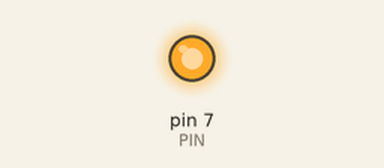
This sketch was run on a simulated Arduino Uno, built with avr-gcc and run on an emulated ATmega328P. On the bench: output pins drawn as LEDs (lit = HIGH).

Above: at 0.9 s.
At 12.48 s:
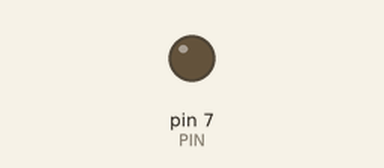
Timing chart, 0 to 17.2 s (numbered marks = the images above):
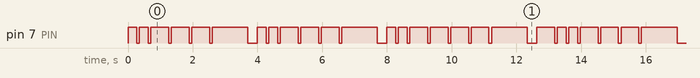

The sketch:

happy-birthday.ino
```cpp
#define PIN 7
void setup() {
  // put your setup code here, to run once:
  pinMode(PIN, OUTPUT);
}

void loop() {
  // put your main code here, to run repeatedly:
  digitalWrite(PIN, HIGH);
  delay(275);
  digitalWrite(PIN, LOW);
  delay(80);
  digitalWrite(PIN, HIGH);
  delay(275);
  digitalWrite(PIN, LOW);
  delay(80);
  digitalWrite(PIN, HIGH);
  delay(550);
  digitalWrite(PIN, LOW);
  delay(80);
  digitalWrite(PIN, HIGH);
  delay(550);
  digitalWrite(PIN, LOW);
  delay(80);
  digitalWrite(PIN, HIGH);
  delay(550);
  digitalWrite(PIN, LOW);
  delay(80);
  digitalWrite(PIN, HIGH);
  delay(1100);
  digitalWrite(PIN, LOW);
  delay(300);
  digitalWrite(PIN, HIGH);
  delay(275);
  digitalWrite(PIN, LOW);
  delay(80);
  digitalWrite(PIN, HIGH);
  delay(275);
  digitalWrite(PIN, LOW);
  delay(80);
  digitalWrite(PIN, HIGH);
  delay(550);
  digitalWrite(PIN, LOW);
  delay(80);
  digitalWrite(PIN, HIGH);
  delay(550);
  digitalWrite(PIN, LOW);
  delay(80);
  digitalWrite(PIN, HIGH);
  delay(550);
  digitalWrite(PIN, LOW);
  delay(80);
  digitalWrite(PIN, HIGH);
  delay(1100);
  digitalWrite(PIN, LOW);
  delay(300);
  digitalWrite(PIN, HIGH);
  delay(275);
  digitalWrite(PIN, LOW);
  delay(80);
  digitalWrite(PIN, HIGH);
  delay(275);
  digitalWrite(PIN, LOW);
  delay(80);
  digitalWrite(PIN, HIGH);
  delay(550);
  digitalWrite(PIN, LOW);
  delay(80);
  digitalWrite(PIN, HIGH);
  delay(550);
  digitalWrite(PIN, LOW);
  delay(80);
  digitalWrite(PIN, HIGH);
  delay(550);
  digitalWrite(PIN, LOW);
  delay(80);
  digitalWrite(PIN, HIGH);
  delay(550);
  digitalWrite(PIN, LOW);
  delay(80);
  digitalWrite(PIN, HIGH);
  delay(1100);
  digitalWrite(PIN, LOW);
  delay(300);
  digitalWrite(PIN, HIGH);
  delay(550);
  digitalWrite(PIN, LOW);
  delay(80);
}
```

Measured:
- by itself, pin 7 (PIN): moves between LOW and HIGH, repeating every 13.3 s
- by itself, everything shown: repeats every 13.3 s, in 40 steps
